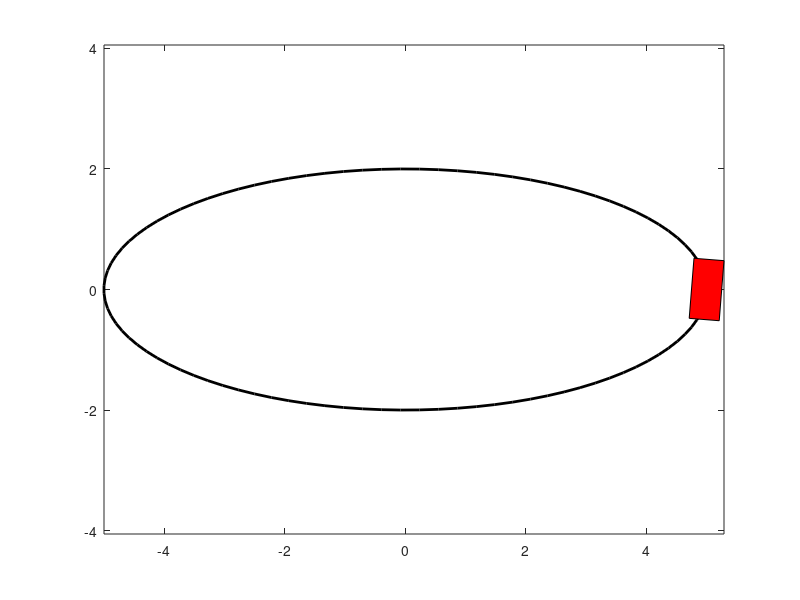

This figure's MATLAB source:

% Define oval track parameters
a = 5; % Major axis length
b = 2; % Minor axis length
theta = linspace(0, 2*pi, 100); % Angle range

% Parametric equations for oval track
x = a*cos(theta);
y = b*sin(theta);

% Plot oval track
figure;
plot(x, y, 'k', 'LineWidth', 2);
axis equal;
hold on;

% Define rectangle dimensions
rect_width = 1; % Width of the rectangle
rect_height = 0.5; % Height of the rectangle

% Initialize patch position and angle
patch_position = [x(1), y(1)]; % Starting position
tangent_angle = atan2(y(2)-y(1), x(2)-x(1)); % Angle of the tangent at the starting position

% Plot the initial patch
patch_handle = rectangle('Position', [patch_position(1)-rect_width/2, patch_position(2)-rect_height/2, rect_width, rect_height], 'FaceColor', 'r');

% Simulate patch movement along the oval track
for i = 2:length(x)
    % Update patch position
    patch_position = [x(i), y(i)];
    
    % Calculate tangent angle
    tangent_angle = atan2(y(i)-y(i-1), x(i)-x(i-1));
    
    % Rotate rectangle to align with the tangent
    rotation_matrix = [cos(tangent_angle), -sin(tangent_angle); sin(tangent_angle), cos(tangent_angle)];
    rect_points = [rect_width/2, rect_height/2; -rect_width/2, rect_height/2; -rect_width/2, -rect_height/2; rect_width/2, -rect_height/2];
    rotated_rect_points = (rotation_matrix * rect_points')';
    
    % Plot the rectangle at the new position and angle
    delete(patch_handle); % Delete the previous patch
    patch_handle = patch(rotated_rect_points(:,1)+patch_position(1), rotated_rect_points(:,2)+patch_position(2), 'r'); % Plot the new patch and update its handle
    
    pause(0.1); % Pause for visualization
    

end

hold off;